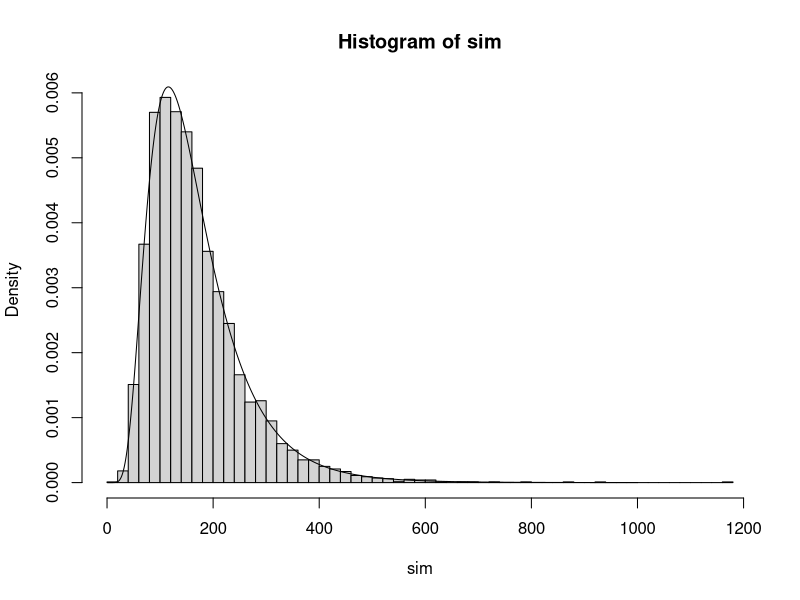

This chart was generated by the following R code:
sim <- exp(rnorm(5000,5,0.5))
f <- function(y,mu,sigma)
1/(y*sqrt(2*pi*sigma^2))*exp(-((log(y)-mu)^2)/(2*sigma^2))
hist(sim,prob=T,nclass=50)
yval <- seq(0,1000,1)
fval <- f(yval,5,0.5)
lines(yval,fval)
results <- c(mean(sim),var(sim),sd(sim))
